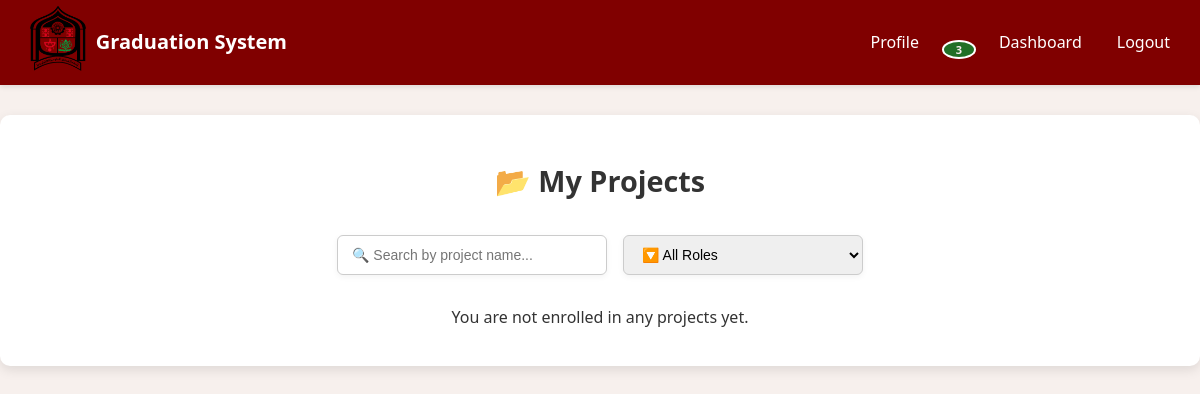
Page /api/project/project/teacher/ (signed in) on the earlier database version.
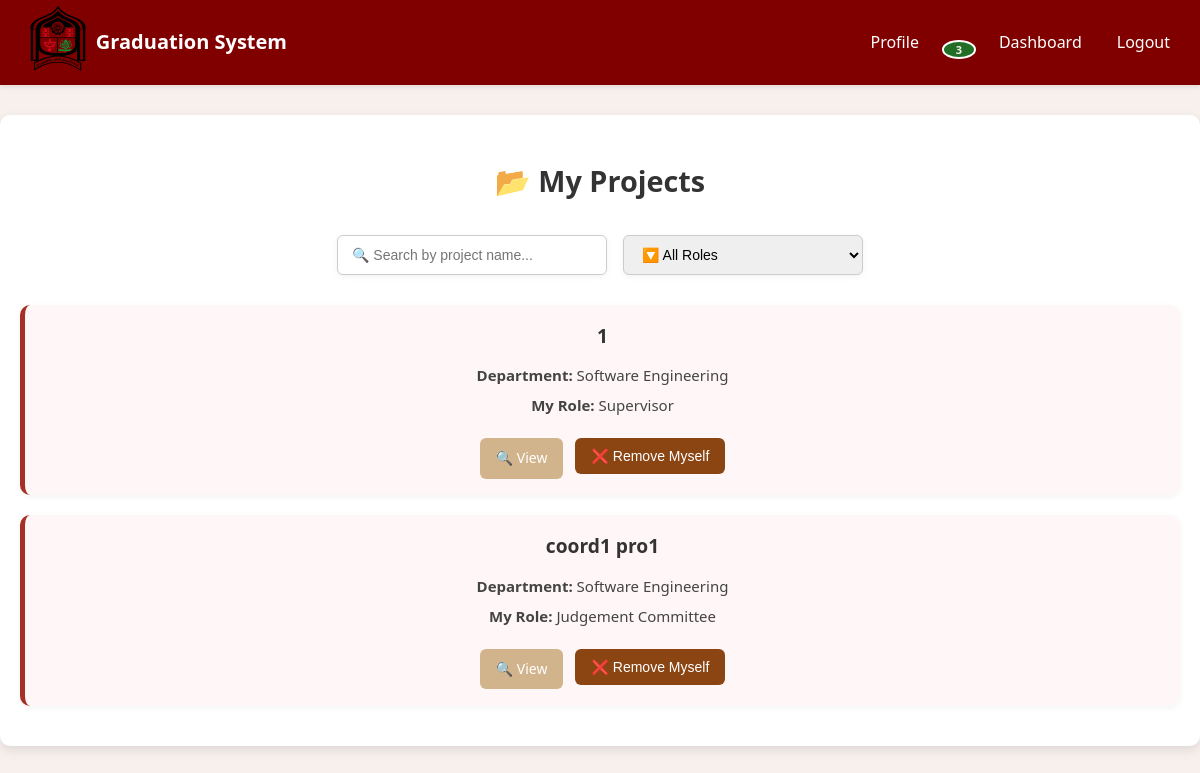
Same page on the later database version.
### project/models.py (models this page shows, shortened)
class Project(models.Model):
    name = models.CharField(max_length=200)
    description = models.TextField(blank=True, null=True)
    academic_year = models.CharField(max_length=20, blank=True, null=True)
    team_member_count = models.IntegerField(null=True)
    field = models.CharField(max_length=200, blank=True, null=True)
    department = models.ForeignKey(Department, on_delete=models.SET_NULL, blank=True, null=True)
    duration = models.IntegerField(blank=True, null=True)
    proposal = models.OneToOneField(ProjectProposal, on_delete=models.SET_NULL, blank=True, null=True, related_name='accepted_project')
    research_file = models.FileField(upload_to='research_files/', blank=True, null=True)
    show_research_to_students = models.BooleanField(default=False)
    supervisor = models.ForeignKey('users.Supervisor', on_delete=models.SET_NULL, null=True, blank=True, related_name='projects')
    coordinator = models.ForeignKey('users.Coordinator', on_delete=models.SET_NULL, null=True, blank=True, related_name='projects')

### university/models.py (models this page shows, shortened)
class Department(models.Model):
    college = models.ForeignKey(College, on_delete=models.CASCADE, related_name='departments')
    name = models.CharField(max_length=200)

### users/models.py (models this page shows, shortened)
class Role(models.Model):
    name = models.CharField(max_length=50, unique=True)

### project/views.py (the view)
# urls.py: path("project/teacher/", views.teacher_projects_page, name="teacher_projects"),
@login_required
def teacher_projects_page(request):
    user = request.user
    if not is_teacher(user):
        return redirect("home")
    print("🔍 Logged in teacher:", user.username, "| ID:", user.id)
    memberships = ProjectMembership.objects.select_related(
        "project", "role", "project__department"
    ).filter(user_id=user.id)
    print(f"🔎 Total memberships found: {memberships.count()}")
    projects = []
    for membership in memberships:
        if membership.project:
            project = membership.project
            project.my_role = membership.role.name if membership.role else "Unassigned"
            print("➡️ Project found:", project.name, "| Role:", project.my_role)
            projects.append(project)
    if not projects:
        print("⚠️ No projects found despite existing membership. Possible issue with role or project link.")
    print(f"📦 Total projects to render: {len(projects)}")
    return render(request, "project/teacher_projects.html", {
        "projects": projects
    })

### notifications/context_processors.py (called while the page is built)
def unread_notifications_count(request):
    if request.user.is_authenticated:
        count = Notification.objects.filter(recipient=request.user, read=False).count()
        return {'unread_notifications_count': count}
    return {'unread_notifications_count': 0}

### users/services.py (called while the page is built)
def is_teacher(user):
    return not any([
        hasattr(user, 'student'),
        hasattr(user, 'coordinator'),
        hasattr(user, 'admin'),
        user.is_superuser,
    ])

### templates/project/teacher_projects.html (shortened to what this page needs)
{% extends "base.html" %}
{% load static %}
{% block head %}
<link rel="stylesheet" href="{% static 'css/project/teacher_projects.css' %}">
{% endblock %}
{% block content %}
{% include "navbar.html" %}
<div class="container">
    <h2>📂 My Projects</h2>
    <div class="search-filter-bar">
        <input type="text" id="search-input" placeholder="🔍 Search by project name..." />
        <select id="role-filter">
            <option value="">🔽 All Roles</option>
        </select>
    </div>
    <div id="project-list">
        {% if projects %}
            {% for project in projects %}
            <div class="project-card" data-name="{{ project.name|lower }}" data-role="{{ project.my_role|lower }}">
                    <h4>{{ project.name }}</h4>
                    <p><strong>Department:</strong> {{ project.department.name }}</p>
                    <p><strong>My Role:</strong> {{ project.my_role }}</p>
                    <div class="action-buttons">
                        <a href="{% url 'project-detail' project.id %}" class="btn btn-edit view-project-btn" data-project-id="{{ project.id }}">🔍 View</a>
                        <form class="project-leave-form" method="POST" action="/api/project/available/{{ project.id }}/" data-project-id="{{ project.id }}">
                            <button class="btn btn-delete">❌ Remove Myself</button>
                        </form>
                    </div>
                </div>
            {% endfor %}
        {% else %}
            <p>You are not enrolled in any projects yet.</p>
        {% endif %}
    </div>
</div>
{% endblock %}

Differences in the rows shown:
added Project: name "1", department.name "Software Engineering", my_role "Supervisor"
added Project: name "coord1 pro1", department.name "Software Engineering", my_role "Judgement Committee"
Other differences:
text no longer shown: "You are not enrolled in any projects yet."
